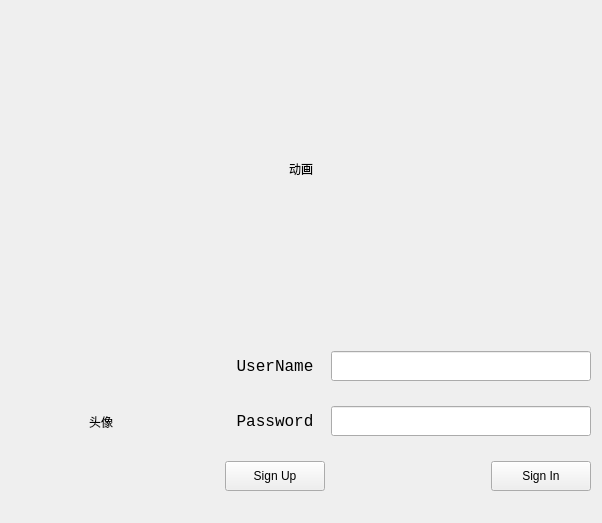
<?xml version="1.0" encoding="UTF-8"?>
<ui version="4.0">
 <class>Form</class>
 <widget class="QWidget" name="Form">
  <property name="geometry">
   <rect>
    <x>0</x>
    <y>0</y>
    <width>600</width>
    <height>523</height>
   </rect>
  </property>
  <property name="windowTitle">
   <string>Form</string>
  </property>
  <layout class="QHBoxLayout" name="horizontalLayout_5">
   <item>
    <layout class="QVBoxLayout" name="verticalLayout_2">
     <item>
      <widget class="QLabel" name="login_cartoon">
       <property name="minimumSize">
        <size>
         <width>580</width>
         <height>300</height>
        </size>
       </property>
       <property name="text">
        <string>动画</string>
       </property>
       <property name="alignment">
        <set>Qt::AlignCenter</set>
       </property>
      </widget>
     </item>
     <item>
      <layout class="QHBoxLayout" name="horizontalLayout_4">
       <item>
        <widget class="QLabel" name="avatar">
         <property name="minimumSize">
          <size>
           <width>180</width>
           <height>180</height>
          </size>
         </property>
         <property name="text">
          <string>头像</string>
         </property>
         <property name="alignment">
          <set>Qt::AlignCenter</set>
         </property>
        </widget>
       </item>
       <item>
        <spacer name="horizontalSpacer_2">
         <property name="orientation">
          <enum>Qt::Horizontal</enum>
         </property>
         <property name="sizeHint" stdset="0">
          <size>
           <width>40</width>
           <height>20</height>
          </size>
         </property>
        </spacer>
       </item>
       <item>
        <layout class="QVBoxLayout" name="verticalLayout">
         <item>
          <layout class="QHBoxLayout" name="horizontalLayout">
           <item>
            <widget class="QLabel" name="label">
             <property name="minimumSize">
              <size>
               <width>100</width>
               <height>30</height>
              </size>
             </property>
             <property name="font">
              <font>
               <family>Consolas</family>
               <pointsize>12</pointsize>
              </font>
             </property>
             <property name="text">
              <string>UserName</string>
             </property>
             <property name="alignment">
              <set>Qt::AlignCenter</set>
             </property>
            </widget>
           </item>
           <item>
            <widget class="QLineEdit" name="UserNameEdt">
             <property name="minimumSize">
              <size>
               <width>260</width>
               <height>30</height>
              </size>
             </property>
            </widget>
           </item>
          </layout>
         </item>
         <item>
          <layout class="QHBoxLayout" name="horizontalLayout_2">
           <item>
            <widget class="QLabel" name="label_2">
             <property name="minimumSize">
              <size>
               <width>100</width>
               <height>30</height>
              </size>
             </property>
             <property name="font">
              <font>
               <family>Consolas</family>
               <pointsize>12</pointsize>
              </font>
             </property>
             <property name="text">
              <string>Password</string>
             </property>
             <property name="alignment">
              <set>Qt::AlignCenter</set>
             </property>
            </widget>
           </item>
           <item>
            <widget class="QLineEdit" name="PassWdEdt">
             <property name="minimumSize">
              <size>
               <width>260</width>
               <height>30</height>
              </size>
             </property>
            </widget>
           </item>
          </layout>
         </item>
         <item>
          <layout class="QHBoxLayout" name="horizontalLayout_3">
           <item>
            <widget class="QPushButton" name="SignUpBtn">
             <property name="minimumSize">
              <size>
               <width>100</width>
               <height>30</height>
              </size>
             </property>
             <property name="text">
              <string>Sign Up</string>
             </property>
            </widget>
           </item>
           <item>
            <spacer name="horizontalSpacer">
             <property name="orientation">
              <enum>Qt::Horizontal</enum>
             </property>
             <property name="sizeHint" stdset="0">
              <size>
               <width>98</width>
               <height>20</height>
              </size>
             </property>
            </spacer>
           </item>
           <item>
            <widget class="QPushButton" name="SignInBtn">
             <property name="minimumSize">
              <size>
               <width>100</width>
               <height>30</height>
              </size>
             </property>
             <property name="text">
              <string>Sign In</string>
             </property>
            </widget>
           </item>
          </layout>
         </item>
        </layout>
       </item>
      </layout>
     </item>
    </layout>
   </item>
  </layout>
 </widget>
 <resources/>
 <connections/>
</ui>
